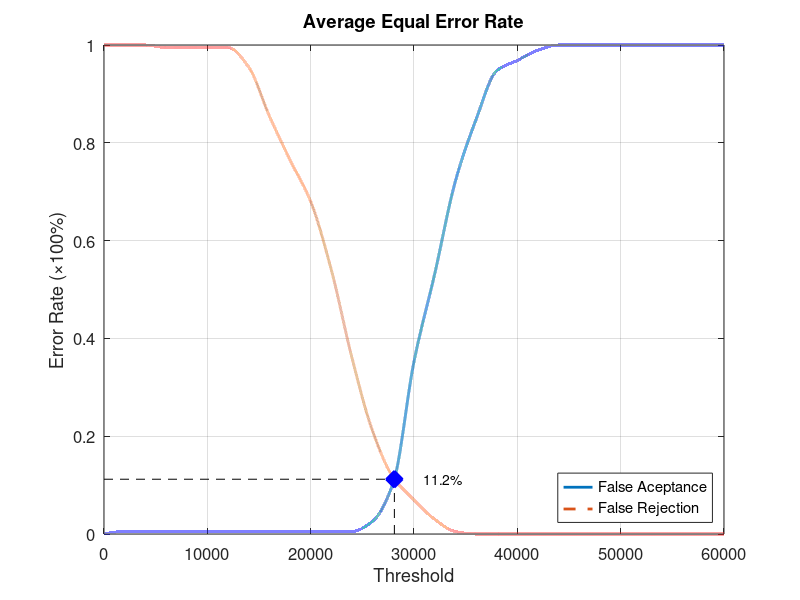
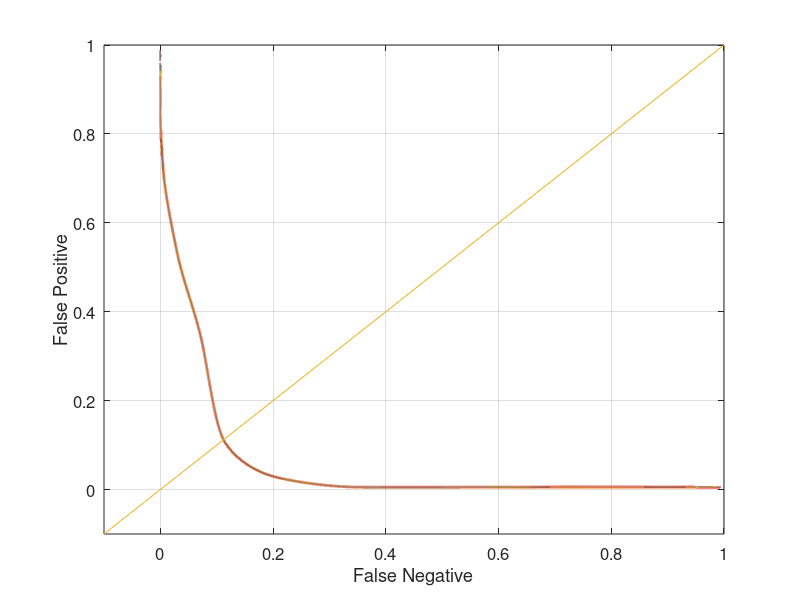

These charts were generated, in order, by the following MATLAB code:
function yEER = Database4_4
close all;
clear;
clc;
x = 0:2000:60000;
xq = 0:0.5:60000;

y0 = [0 0.00526316 0.00526316 0.00526316 0.00526316 0.00526316 0.00526316 0.00526316 0.00526316 0.00526316 0.00526316 0.00526316 0.00526316 0.0263158 0.105263 0.352632 0.531579 0.721053 0.847368 0.947368 0.968421 0.989474 1 1 1 1 1 1 1 1 1];
yy0 = interp1(x, y0, xq, 'pchip');
y1 = [1 1 1 0.995 0.995 0.995 0.995 0.955 0.855 0.765 0.68 0.54 0.36 0.21 0.115 0.07 0.03 0.005 0 0 0 0 0 0 0 0 0 0 0 0 0];
yy1 = interp1(x, y1, xq, 'pchip');

% Calculating EER: 
y2 = abs(y0 - y1);
find(y2 == min(y2))
yy2 = abs(yy0 - yy1);
xEER = find(yy2 == min(yy2));
xEERIndex = xq(xEER) % X-axis EER
yEER = yy0(xEER) % Y-axis EER

main = figure
plot(xq, yy0,'-','LineWidth', 2);	hold on
plot(xq, yy1,'--','LineWidth', 2);	hold on
plot([xEERIndex xEERIndex], [0 yEER], 'k--');	hold on
plot([0 xEERIndex], [yEER yEER], 'k--');	hold on
plot(xEERIndex, yEER, 'bx', 'LineWidth', 10);	hold on
text(xEERIndex + 10 * xEERIndex / 100, yEER, [num2str(round((10000 * yEER)) / 100) '%'])
legend('False Aceptance', 'False Rejection', 'Location', 'SouthEast')
xlabel('Threshold')
ylabel('Error Rate (\times100%)')
title('Average Equal Error Rate')
set(gca, 'FontSize', 12)
axis([0 60000 0 1])
grid on

print(main, 'Database4_4Main', '-dpng');
FNRxFPR = figure('Color', [1 1 1]);
plot(yy1, yy0, '-', yy1, yy0, 'LineWidth', 2);
hold on
y = -0.1:0.1:1
plot(y, y); 
set(gca, 'FontSize', 12)
xlabel('False Negative')
ylabel('False Positive')
axis([-0.1 1 -0.1 1])
set(gca, 'FontSize', 12)
grid on

print(FNRxFPR, 'Database4_4FNRxFPR','-dpng');
end
